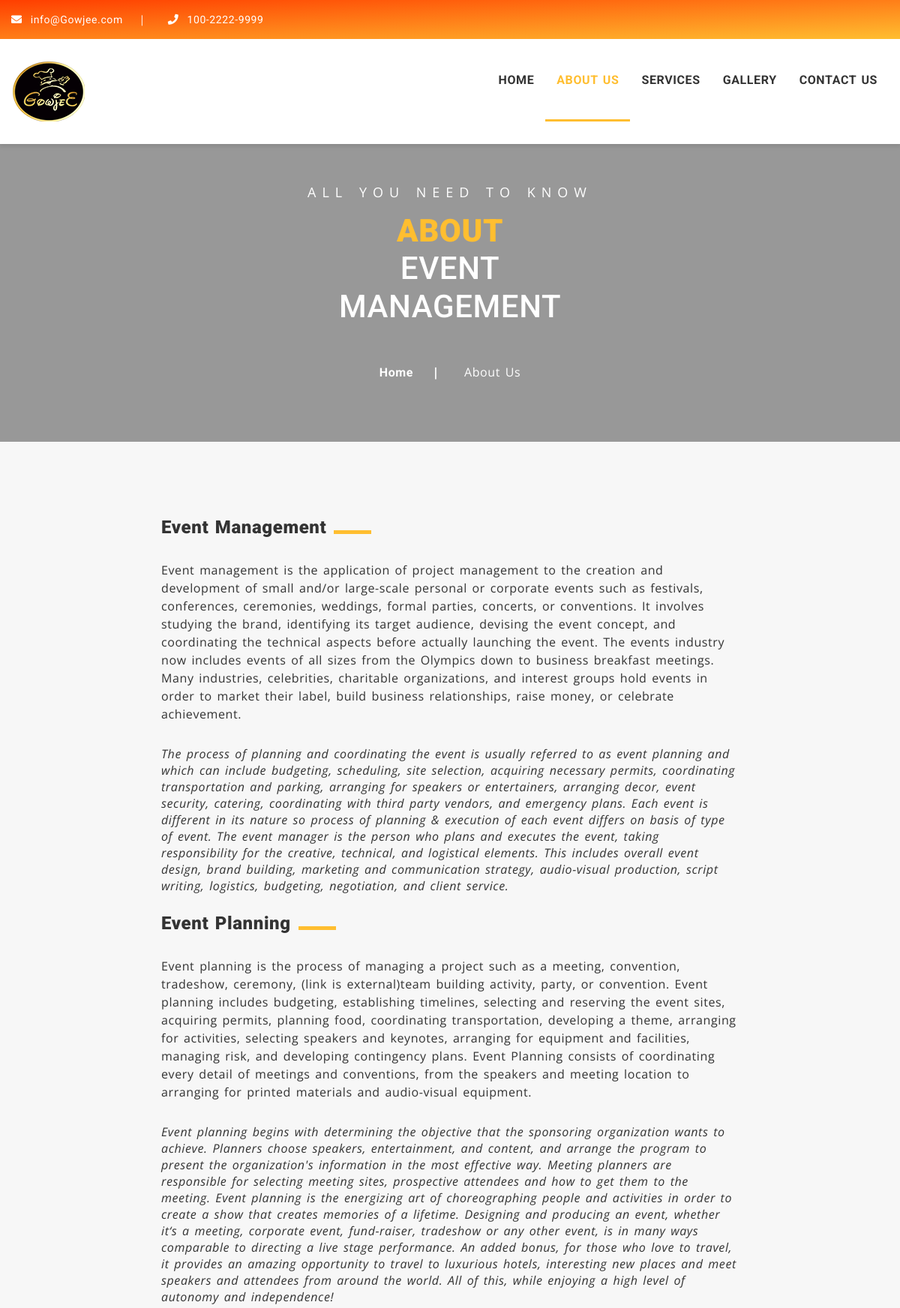
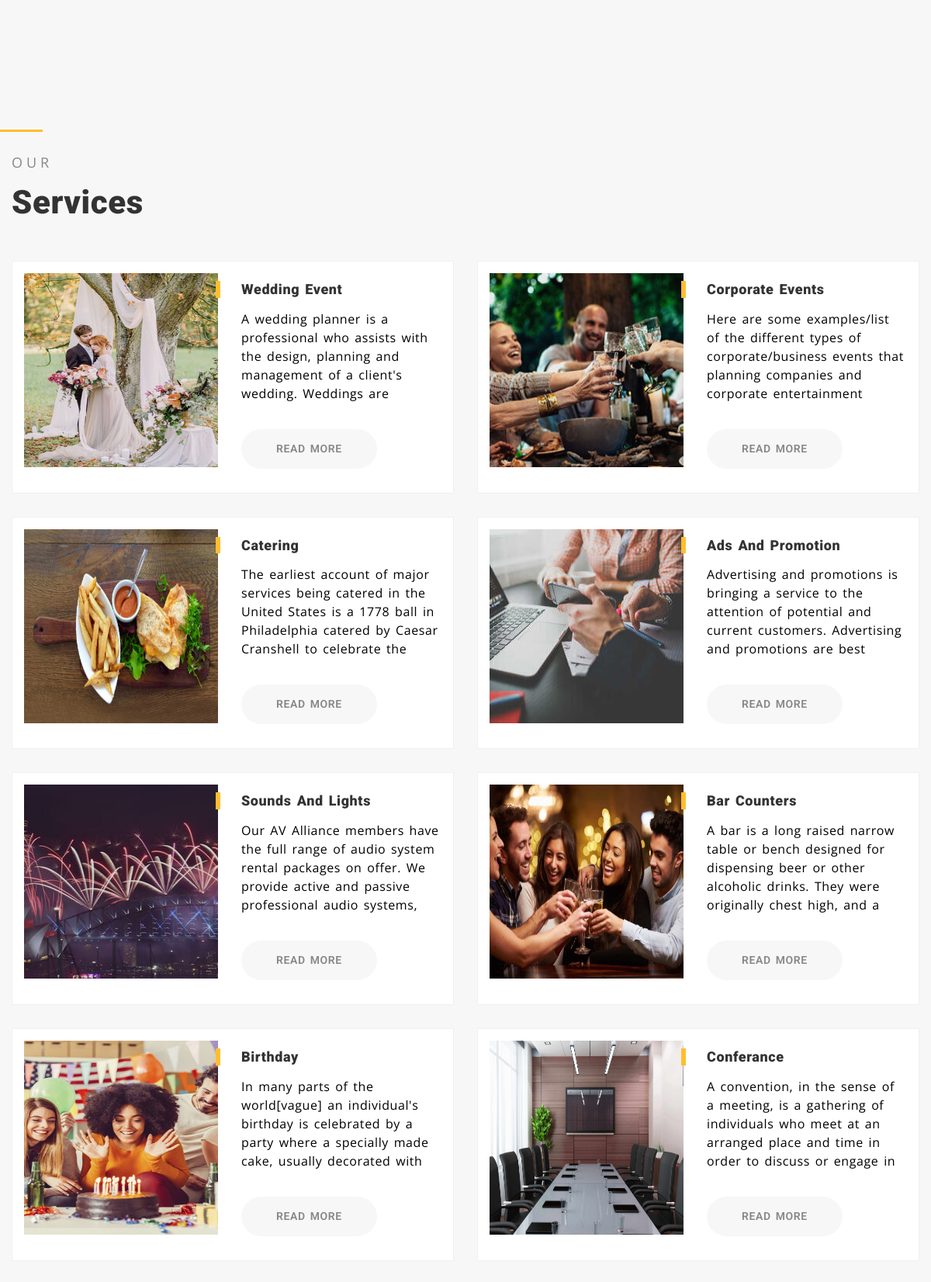
/about (upper part), run on the app's committed database (2 pictures, top to bottom).
### website/models.py (models this page shows, shortened)
class service(models.Model):
    title = models.CharField(max_length=150)
    description = models.TextField()
    image = models.FileField(upload_to='service/')

### website/views.py (the view)
# urls.py: path('about',views.about,name="about"),
def about(request):
    return render(request,"website/about.html",{
        "services":service.objects.all()
    })

### website/templates/website/about.html (shortened to what this page needs)
{% load static %}
<!DOCTYPE html>
<html lang="en">
	{% include 'partials/_homeHead.html' %}
	<body class="default-header-p">
		{% include 'partials/_websiteNavbar.html' %}
		<section id="breadcrumb-section" class="breadcrumb-section clearfix">
			<div class="jarallax" style="background-image: url({% static 'assets/images/breadcrumb/0.breadcrumb-bg.jpg' %});">
				<div class="overlay-black">
					<div class="container">
						<div class="row justify-content-center">
							<div class="col-lg-6 col-md-12 col-sm-12">
								<div class="breadcrumb-title text-center mb-50">
									<span class="sub-title">all you need to know</span>
									<h2 class="big-title"><strong>about</strong> <br>Event Management</h2>
								</div>
								<div class="breadcrumb-list">
									<ul>
										<li class="breadcrumb-item"><a href="index.html" class="breadcrumb-link">Home</a></li>
										<li class="breadcrumb-item active" aria-current="page">about us</li>
									</ul>
								</div>
							</div>
						</div>
					</div>
				</div>
			</div>
		</section>
		<section id="our-management-section" class="our-management-section bg-gray-light sec-ptb-100 clearfix">
			<div class="container">
				<div class="row">
					<div class="col-lg-8 offset-md-2 col-md-12 col-sm-12">
						<div class="row">
							<div class="col-lg-12 col-md-12 col-sm-12">
								<div class="management-item sr-fade2">
									<div class="item-title">
										<h3 class="title-text">
											Event Management
										</h3>
									</div>
									<p class="black-color mb-30">
										Event management is the application of project management to the creation and development of small and/or large-scale personal or corporate events such as festivals, conferences, ceremonies, weddings, formal parties, concerts, or conventions. It involves studying the brand, identifying its target audience, devising the event concept, and coordinating the technical aspects before actually launching the event.
                                        The events industry now includes events of all sizes from the Olympics down to business breakfast meetings. Many industries, celebrities, charitable organizations, and interest groups hold events in order to market their label, build business relationships, raise money, or celebrate achievement.
									</p>
									<p class="black-color m-0">
											<i>
												The process of planning and coordinating the event is usually referred to as event planning and which can include budgeting, scheduling, site selection, acquiring necessary permits, coordinating transportation and parking, arranging for speakers or entertainers, arranging decor, event security, catering, coordinating with third party vendors, and emergency plans. Each event is different in its nature so process of planning & execution of each event differs on basis of type of event.
                                                The event manager is the person who plans and executes the event, taking responsibility for the creative, technical, and logistical elements. This includes overall event design, brand building, marketing and communication strategy, audio-visual production, script writing, logistics, budgeting, negotiation, and client service.
											</i>
									</p>
								</div>
							</div>
							<div class="col-lg-12 col-md-12 col-sm-12 mt-4">
								<div class="management-item sr-fade3">
									<div class="item-title">
										<h3 class="title-text">
											Event Planning
										</h3>
									</div>
									<p class="black-color mb-30">
										Event planning is the process of managing a project such as a meeting, convention, tradeshow,  ceremony, (link is external)team building activity, party, or convention. Event planning includes budgeting, establishing timelines, selecting and reserving the event sites, acquiring permits, planning food, coordinating transportation, developing a theme, arranging for activities, selecting speakers and keynotes, arranging for equipment and facilities, managing risk, and developing contingency plans.
										Event Planning consists of coordinating every detail of meetings and conventions, from the speakers and meeting location to arranging for printed materials and audio-visual equipment.
									</p>
									<p class="black-color m-0">
											<i>
												Event planning begins with determining the objective that the sponsoring organization wants to achieve. Planners choose speakers, entertainment, and content, and arrange the program to present the organization's information in the most effective way. Meeting planners are responsible for selecting meeting sites, prospective attendees and how to get them to the meeting.
												Event planning is the energizing art of choreographing people and activities in order to create a show that creates memories of a lifetime. Designing and producing an event, whether it‘s a meeting, corporate event, fund-raiser, tradeshow or any other event, is in many ways comparable to directing a live stage performance. An added bonus, for those who love to travel, it provides an amazing opportunity  to travel to luxurious hotels, interesting new places and meet speakers and attendees from around the world. All of this, while enjoying a high level of autonomy and independence!
											</i>
									</p>
								</div>
							</div>
						</div>
					</div>
				</div>
			</div>
		</section>
		<section id="event-section" class="event-section sec-ptb-100 bg-gray-light clearfix">
			<div class="container">
				<div class="mb-50">
					<div class="row">
						<div class="col-lg-3 col-md-12 col-sm-12">
							<div class="section-title text-left">
								<span class="line-style"></span>
								<small class="sub-title">Our</small>
								<h2 class="big-title"><strong>Services</strong></h2>
							</div>
						</div>
					</div>
				</div>
				<div class="tab-content">
					<div id="musical-event" class="tab-pane fade in active show">
						<div class="row">
							{% for service in services %}
							<div class="col-lg-6 col-md-12 col-sm-12">
								<div class="event-item clearfix">
									<div class="event-image">
										<img src="{{service.image.url}}" alt="Image_not_found">
									</div>
									<div class="event-content">
										<div class="event-title mb-15">
											<h3 class="title">
												{{service.title}}
											</h3>
										</div>
										<div class="event-post-meta ul-li-block mb-30">
											<p style="color:black;height: 124px;overflow: hidden;">{{service.description}}</p>
										</div>
										<a href="{% url 'service' id=service.id %}" class="tickets-details-btn">
											Read More
										</a>
									</div>
								</div>
							</div>
							{% endfor %}
						</div>
					</div>
				</div>
			</div>
		</section>
	</body>
</html>

### website/templates/partials/_homeHead.html (shortened to what this page needs)
{% load static %}
<head>
    <link rel="stylesheet" type="text/css" href="{% static 'assets/css/bootstrap.min.css' %}">
    <link rel="stylesheet" type="text/css" href="{% static 'assets/css/fontawesome-all.css' %}">
    <link rel="stylesheet" type="text/css" href="{% static 'assets/css/flaticon.css' %}">
    <link rel="stylesheet" type="text/css" href="{% static 'assets/css/slick.css' %}">
    <link rel="stylesheet" type="text/css" href="{% static 'assets/css/slick-theme.css' %}">
    <link rel="stylesheet" type="text/css" href="{% static 'assets/css/animate.css' %}">
    <link rel="stylesheet" type="text/css" href="{% static 'assets/css/owl.carousel.min.css' %}">
    <link rel="stylesheet" type="text/css" href="{% static 'assets/css/owl.theme.default.min.css' %}">
    <link rel="stylesheet" type="text/css" href="{% static 'assets/css/magnific-popup.css' %}">
    <link rel="stylesheet" type="text/css" href="{% static 'assets/css/jquery.mCustomScrollbar.min.css' %}">
    <link rel="stylesheet" type="text/css" href="{% static 'assets/css/calendar.css' %}">
    <link rel="stylesheet" type="text/css" href="{% static 'assets/css/colors/style-switcher.css' %}">
    <link id="color_theme" rel="stylesheet" type="text/css" href="{% static 'assets/css/colors/default.css' %}">
    <link rel="stylesheet" type="text/css" href="{% static 'assets/css/style.css' %}">
</head>

### website/templates/partials/_websiteNavbar.html (shortened to what this page needs)
{% load static %}
<header id="header-section" class="header-section default-header-section auto-hide-header clearfix">
    <div class="header-top">
        <div class="container">
            <div class="row">
                <div class="col-lg-6">
                    <div class="basic-contact">
                        <ul>
                            <li>
                                <a href="#!">
                                    <i class="fas fa-envelope"></i>
                                    info@Gowjee.com
                                </a>
                            </li>
                            <li>
                                <a href="#!">
                                    <i class="fas fa-phone"></i>
                                    100-2222-9999
                                </a>
                            </li>
                        </ul>
                    </div>
                </div>
            </div>
        </div>
    </div>
    <div class="header-bottom">
        <div class="container">
            <div class="row">
                <div class="col-lg-3">
                    <div class="site-logo-wrapper">
                        <a href="{% url 'index' %}" class="logo">
                            <img src="{% static 'assets/images/1.site-logo.png' %}" alt="logo_not_found">
                        </a>
                    </div>
                </div>
                <div class="col-lg-9">
                    <div class="mainmenu-wrapper">
                        <div class="row">
                            <div class="col-lg-12">
                                <div class="menu-item-list ul-li clearfix">
                                    <ul>
                                        <li class="menu-item-has-children">
                                            <a href="{% url 'index' %}">Home</a></li>
                                        <li class="menu-item-has-children {% if request.path == '/about' %} active {% endif %}">
                                            <a href="{% url 'about' %}">about Us</a>
                                        </li>
                                        <li class="menu-item-has-children {% if request.path == '/service' %} active {% endif %}">
                                            <a href="#">Services</a>
                                        </li>
                                        <li class="menu-item-has-children {% if request.path == '/gallery' %} active {% endif %}">
                                            <a href="{% url 'gallery' %}">gallery</a>
                                        </li>
                                        <li class="menu-item-has-children {% if request.path == '/contact' %} active {% endif %}">
                                            <a href="{% url 'contact' %}">Contact Us</a>
                                        </li>
                                    </ul>
                                </div>
                            </div>
                        </div>
                    </div>
                </div>
            </div>
        </div>
    </div>
</header>

### website/templates/partials/_footer.html (shortened to what this page needs)
{% load static %}

### website/templates/partials/_homeScripts.html (shortened to what this page needs)
{% load static%}

### website/static/assets/css/colors/default.css (style rules this page uses)
.section-title .line-style, .event-section .event-tab-menu .nav li a:before, .pagination ul .page-item.active .page-link:after, .slide-section .owl-theme .owl-dots .owl-dot:after, .homepage3 .event-expertise-section .link-btn a:hover, .sidebar-section .location-wrapper .title-wrapper .icon, .main-carousel2 .item .slider-content .details-btn:hover, .event-gallery-section .filters-button-group .button:after, .testimonial5-section .owl-theme .owl-dots .owl-dot:hover span, .sidebar-section .location-wrapper .contact-links ul li a .icon, .testimonial5-section .owl-theme .owl-dots .owl-dot.active span, .event-section .event-list-item .event-content .event-title:after, .event-section .event-grid-item .event-content .event-title:after, .event-details-section .event-details .event-info-list ul li .icon, .our-management-section .management-item .item-title .title-text:after, .default-header-section .header-bottom .menu-item-list > ul > li:before, .event-details-section .event-schedule .schedule-date-menu > li > .active, .event-section .tab-content .event-item .event-content .event-title:after, .event-section .tab-content .event-item2 .event-content .event-title:after, .event-section .event-list-item .event-content .event-info-list ul li .icon, .event-section .event-grid-item .event-content .event-post-meta ul li .icon, .sticky-header-section .header-bottom .user-search-btn-group ul li:hover > a, .event-details-section .event-schedule .tab-content .hotal-menu > li > .active, .upcomming-event-section3 .comming-event-item .event-content .details-btn:hover, .upcomming-event-section2 .comming-event-item .event-content .details-btn:hover, .sticky-header-section .header-bottom .user-search-btn-group ul li:hover > button, .default-header-section .header-bottom .user-search-btn-group ul li:hover > a, .default-header-section .header-bottom .user-search-btn-group ul li:hover > button, .scrolltop-fixed-header-section .header-bottom .user-search-btn-group ul li:hover > a, .scrolltop-fixed-header-section .header-bottom .user-search-btn-group ul li:hover > button, .event-section .tab-content .event-item2 .event-content .event-post-meta ul li .icon, .slide-section .main-carousel1 .item .slider-item-content .link-groups .start-btn:hover, .upcomming-event-section3 .comming-event-item .event-content .event-info-list ul li .icon, .upcomming-event-section2 .comming-event-item .event-content .event-info-list ul li .icon, .awesome-event-section .tab-content .featured-event .event-content .event-post-meta ul li .icon, .service-section .service-wrapper .service-item .service-content .service-type-list ul li .icon, .upcomming-event-section .upcomming-event-carousel .item .event-item .event-content .event-title:before, .award-section .awaed-item-area .awaed-wrapper .awaed-item .awaed-content .awaed-title .awaed-date:before, .event-details-section .event-schedule .tab-content .tab-content .tab-pane .hall-item .hall-content .event-info-list ul li .icon { background: #ffbe30!important; }
.post-date, .tickets-details-btn:before, .map-section .address-wrapper, .tab-nav::-webkit-scrollbar-thumb, .default-sponsor-section ul li a:before, .absolute-sponsor-section ul li a:before, .about-section2 .services-list ul li a:before, .absolute-sponsor-section ul li:hover a:before, .about-section2 .services-list ul li a .icon i, .service-section .service-wrapper > ul > li a:before, .service-section .service-wrapper > ul > li a .icon i, .our-management-section .owl-theme .owl-dots .active span, .about-section .about-item-wrapper ul li .about-item:before, .about-section .about-item-wrapper ul li .about-item .icon i, .our-management-section .management-service-carousel .item a:before, .our-management-section .management-service-carousel .item a .icon i, .event-details-section .register-wrapper .register-table ul .rt-header, .speaker-section .speaker-carousel .slider-nav .item .item-content:before, .sticky-header-section .header-bottom .menu-item-list > ul > li > a:before, .booking-section .booking-content-wrapper .order-summary-table .table .tfooter, .partners-clients-section .partners-wrapper .partners-carousel .item ul li a:before { background: linear-gradient(to bottom right, #ffbe30 , #ff3e00)!important; }

### data on the page
service: image (picture), title "Wedding Event", description "A wedding planner is a professional who assists with the design, planning and management of a client's wedding. Weddings are…"
service: image (picture), title "Corporate Events", description "Here are some examples/list of the different types of corporate/business events that planning companies and corporate entertainment…"
service: image (picture), title "Catering", description "The earliest account of major services being catered in the United States is a 1778 ball in Philadelphia catered by Caesar Cranshell to celebrate the…"
service: image (picture), title "Ads And Promotion", description "Advertising and promotions is bringing a service to the attention of potential and current customers. Advertising and promotions are best…"
service: image (picture), title "Sounds And Lights", description "Our AV Alliance members have the full range of audio system rental packages on offer. We provide active and passive professional audio systems,…"
service: image (picture), title "Bar Counters", description "A bar is a long raised narrow table or bench designed for dispensing beer or other alcoholic drinks. They were originally chest high, and a…"
service: image (picture), title "Birthday", description "In many parts of the world[vague] an individual's birthday is celebrated by a party where a specially made cake, usually decorated with…"
service: image (picture), title "Conferance", description "A convention, in the sense of a meeting, is a gathering of individuals who meet at an arranged place and time in order to discuss or engage in…"
